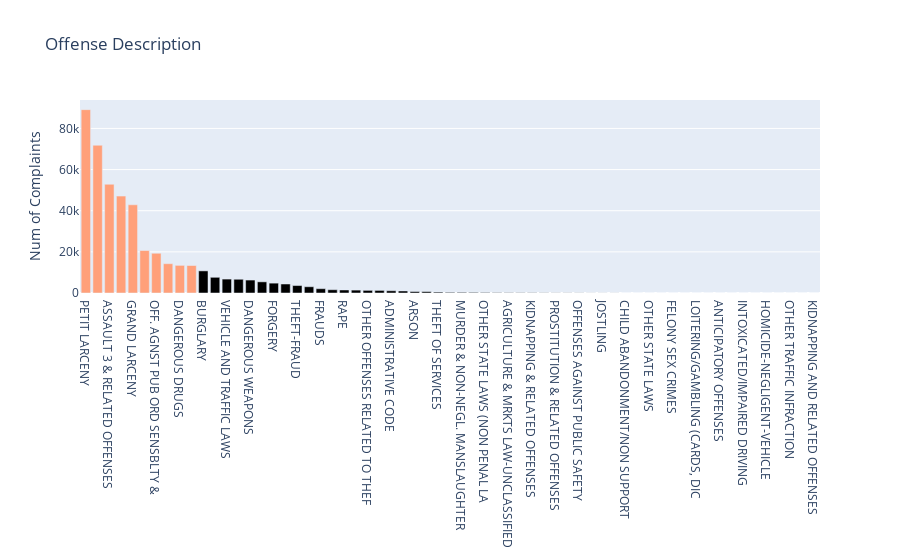

Source (notebook cell):
### Markdown cell above
# Complaints according to Offenses

### Code cell
df['countvar']=1
dfoff = df.groupby('OFNS_DESC',as_index=False).count()
dfoff = dfoff.sort_values('countvar',ascending= False)[['OFNS_DESC','countvar']]
colors = ['lightsalmon',] * 10
t1 = go.Bar(x=dfoff.OFNS_DESC.values,y=dfoff.countvar.values,marker_color=colors,textposition='outside')
layout = go.Layout(dict(title= "Offense Description",yaxis=dict(title="Num of Complaints")))
data = [t1]
fig =go.Figure(data,layout)
iplot(fig)

### Figure 1 — Plotly figure (JSON) as saved in the notebook; plotly's stock layout.template omitted (floating-point values rounded to 4 significant figures)
{"data": [{"marker": {"color": ["lightsalmon", "lightsalmon", "lightsalmon", "lightsalmon", "lightsalmon", "lightsalmon", "lightsalmon", "lightsalmon", "lightsalmon", "lightsalmon"]}, "textposition": "outside", "type": "bar", "x": ["PETIT LARCENY", "HARRASSMENT 2", "ASSAULT 3 & RELATED OFFENSES", "CRIMINAL MISCHIEF & RELATED OF", "GRAND LARCENY", "FELONY ASSAULT", "OFF. AGNST PUB ORD SENSBLTY &", "MISCELLANEOUS PENAL LAW", "DANGEROUS DRUGS", "ROBBERY", "BURGLARY", "OFFENSES AGAINST PUBLIC ADMINI", "VEHICLE AND TRAFFIC LAWS", "SEX CRIMES", "DANGEROUS WEAPONS", "GRAND LARCENY OF MOTOR VEHICLE", "FORGERY", "INTOXICATED & IMPAIRED DRIVING", "THEFT-FRAUD", "CRIMINAL TRESPASS", "FRAUDS", "UNAUTHORIZED USE OF A VEHICLE", "RAPE", "POSSESSION OF STOLEN PROPERTY", "OTHER OFFENSES RELATED TO THEF", "OFFENSES AGAINST THE PERSON", "ADMINISTRATIVE CODE", "OFFENSES INVOLVING FRAUD", "ARSON", "NYS LAWS-UNCLASSIFIED FELONY", "THEFT OF SERVICES", "BURGLAR'S TOOLS", "MURDER & NON-NEGL. MANSLAUGHTER", "GAMBLING", "OTHER STATE LAWS (NON PENAL LA", "FRAUDULENT ACCOSTING", "AGRICULTURE & MRKTS LAW-UNCLASSIFIED", "ALCOHOLIC BEVERAGE CONTROL LAW", "KIDNAPPING & RELATED OFFENSES", "PETIT LARCENY OF MOTOR VEHICLE", "PROSTITUTION & RELATED OFFENSES", "OFFENSES RELATED TO CHILDREN", "OFFENSES AGAINST PUBLIC SAFETY", "DISORDERLY CONDUCT", "JOSTLING", "ENDAN WELFARE INCOMP", "CHILD ABANDONMENT/NON SUPPORT", "KIDNAPPING", "OTHER STATE LAWS", "NYS LAWS-UNCLASSIFIED VIOLATION", "FELONY SEX CRIMES", "ESCAPE 3", "LOITERING/GAMBLING (CARDS, DIC", "HOMICIDE-NEGLIGENT,UNCLASSIFIE", "ANTICIPATORY OFFENSES", "DISRUPTION OF A RELIGIOUS SERV", "INTOXICATED/IMPAIRED DRIVING", "UNLAWFUL POSS. WEAP. ON SCHOOL", "HOMICIDE-NEGLIGENT-VEHICLE", "OTHER STATE LAWS (NON PENAL LAW)", "OTHER TRAFFIC INFRACTION", "OFFENSES AGAINST MARRIAGE UNCL", "KIDNAPPING AND RELATED OFFENSES"], "y": [89130, 71817, 52856, 47103, 42875, 20647, 19314, 14250, 13425, 13361, 10752, 7634, 6765, 6679, 6294, 5426, 4791, 4368, 3627, 3041, 2097, 1596, 1475, 1409, 1281, 1261, 1094, 984, 701, 669, 432, 308, 307, 280, 244, 156, 130, 115, 112, 86, 62, 61, 56, 29, 28, 27, 16, 14, 11, 11, 10, 9, 9, 8, 6, 3, 3, 3, 3, 1, 1, 1, 1]}], "layout": {"title": {"text": "Offense Description"}, "yaxis": {"title": {"text": "Num of Complaints"}}}}
